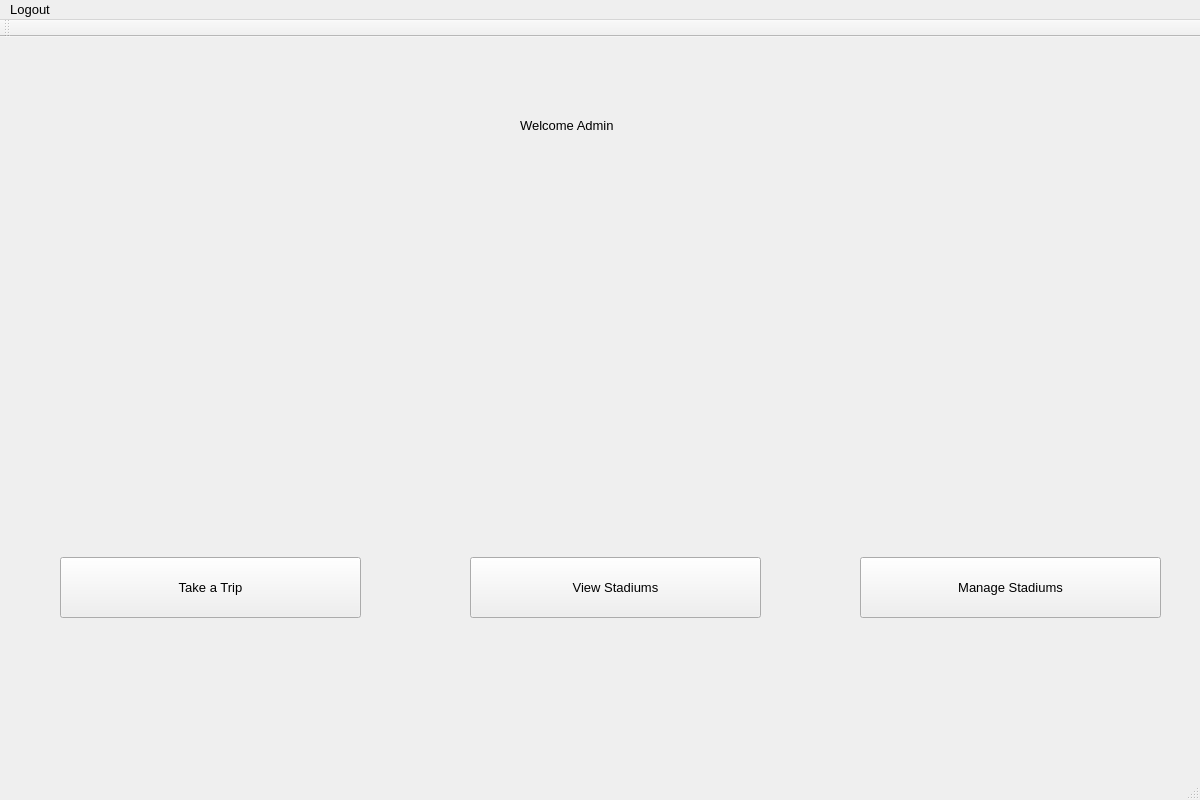
<?xml version="1.0" encoding="UTF-8"?>
<ui version="4.0">
 <class>MainWindow</class>
 <widget class="QMainWindow" name="MainWindow">
  <property name="geometry">
   <rect>
    <x>0</x>
    <y>0</y>
    <width>1200</width>
    <height>800</height>
   </rect>
  </property>
  <property name="sizePolicy">
   <sizepolicy hsizetype="Fixed" vsizetype="Fixed">
    <horstretch>0</horstretch>
    <verstretch>0</verstretch>
   </sizepolicy>
  </property>
  <property name="minimumSize">
   <size>
    <width>1200</width>
    <height>800</height>
   </size>
  </property>
  <property name="maximumSize">
   <size>
    <width>1200</width>
    <height>800</height>
   </size>
  </property>
  <property name="baseSize">
   <size>
    <width>1000</width>
    <height>700</height>
   </size>
  </property>
  <property name="font">
   <font>
    <pointsize>10</pointsize>
   </font>
  </property>
  <property name="windowTitle">
   <string>MainWindow</string>
  </property>
  <widget class="QWidget" name="centralWidget">
   <widget class="QStackedWidget" name="primaryPageStackedWidget">
    <property name="geometry">
     <rect>
      <x>10</x>
      <y>10</y>
      <width>1201</width>
      <height>761</height>
     </rect>
    </property>
    <property name="sizePolicy">
     <sizepolicy hsizetype="Fixed" vsizetype="Preferred">
      <horstretch>0</horstretch>
      <verstretch>0</verstretch>
     </sizepolicy>
    </property>
    <property name="currentIndex">
     <number>1</number>
    </property>
    <widget class="QWidget" name="loginPage">
     <widget class="QPushButton" name="loginPushButton">
      <property name="geometry">
       <rect>
        <x>490</x>
        <y>390</y>
        <width>191</width>
        <height>41</height>
       </rect>
      </property>
      <property name="text">
       <string>Login</string>
      </property>
     </widget>
     <widget class="QLabel" name="label">
      <property name="geometry">
       <rect>
        <x>530</x>
        <y>110</y>
        <width>141</width>
        <height>16</height>
       </rect>
      </property>
      <property name="text">
       <string>Ballgame Boogaloo</string>
      </property>
     </widget>
     <widget class="QLabel" name="label_2">
      <property name="geometry">
       <rect>
        <x>560</x>
        <y>200</y>
        <width>61</width>
        <height>16</height>
       </rect>
      </property>
      <property name="text">
       <string>Welcome</string>
      </property>
     </widget>
     <widget class="QWidget" name="layoutWidget">
      <property name="geometry">
       <rect>
        <x>490</x>
        <y>310</y>
        <width>191</width>
        <height>26</height>
       </rect>
      </property>
      <layout class="QHBoxLayout" name="horizontalLayout_2">
       <item>
        <widget class="QLabel" name="usernameLabel">
         <property name="text">
          <string>Username</string>
         </property>
        </widget>
       </item>
       <item>
        <widget class="QLineEdit" name="usernameLineEdit"/>
       </item>
      </layout>
     </widget>
     <widget class="QWidget" name="layoutWidget">
      <property name="geometry">
       <rect>
        <x>490</x>
        <y>350</y>
        <width>191</width>
        <height>26</height>
       </rect>
      </property>
      <layout class="QHBoxLayout" name="horizontalLayout">
       <item>
        <widget class="QLabel" name="passwordLabel">
         <property name="text">
          <string>Password </string>
         </property>
        </widget>
       </item>
       <item>
        <widget class="QLineEdit" name="passwordLineEdit">
         <property name="echoMode">
          <enum>QLineEdit::Password</enum>
         </property>
        </widget>
       </item>
      </layout>
     </widget>
     <widget class="QCheckBox" name="checkBox_showPW">
      <property name="geometry">
       <rect>
        <x>710</x>
        <y>356</y>
        <width>91</width>
        <height>21</height>
       </rect>
      </property>
      <property name="text">
       <string>Show</string>
      </property>
     </widget>
    </widget>
    <widget class="QWidget" name="adminPage">
     <widget class="QStackedWidget" name="adminStackedWidget">
      <property name="geometry">
       <rect>
        <x>-10</x>
        <y>0</y>
        <width>1201</width>
        <height>771</height>
       </rect>
      </property>
      <widget class="QWidget" name="welcomePage_admin">
       <widget class="QLabel" name="welcomeLabel_admin">
        <property name="geometry">
         <rect>
          <x>520</x>
          <y>70</y>
          <width>101</width>
          <height>16</height>
         </rect>
        </property>
        <property name="text">
         <string>Welcome Admin</string>
        </property>
       </widget>
       <widget class="QPushButton" name="informationButton_admin">
        <property name="geometry">
         <rect>
          <x>470</x>
          <y>510</y>
          <width>291</width>
          <height>61</height>
         </rect>
        </property>
        <property name="text">
         <string>View Stadiums</string>
        </property>
       </widget>
       <widget class="QPushButton" name="takeTripButton_admin">
        <property name="geometry">
         <rect>
          <x>60</x>
          <y>510</y>
          <width>301</width>
          <height>61</height>
         </rect>
        </property>
        <property name="sizePolicy">
         <sizepolicy hsizetype="Fixed" vsizetype="Fixed">
          <horstretch>0</horstretch>
          <verstretch>0</verstretch>
         </sizepolicy>
        </property>
        <property name="text">
         <string>Take a Trip</string>
        </property>
       </widget>
       <widget class="QPushButton" name="manageStadiumsButton">
        <property name="geometry">
         <rect>
          <x>860</x>
          <y>510</y>
          <width>301</width>
          <height>61</height>
         </rect>
        </property>
        <property name="sizePolicy">
         <sizepolicy hsizetype="Fixed" vsizetype="Fixed">
          <horstretch>0</horstretch>
          <verstretch>0</verstretch>
         </sizepolicy>
        </property>
        <property name="text">
         <string>Manage Stadiums</string>
        </property>
       </widget>
      </widget>
      <widget class="QWidget" name="manageStadiumsPage">
       <widget class="QListWidget" name="stadiumListWidget">
        <property name="geometry">
         <rect>
          <x>40</x>
          <y>120</y>
          <width>451</width>
          <height>591</height>
         </rect>
        </property>
       </widget>
       <widget class="QListWidget" name="souvenirListWidget">
        <property name="geometry">
         <rect>
          <x>920</x>
          <y>120</y>
          <width>191</width>
          <height>271</height>
         </rect>
        </property>
       </widget>
       <widget class="QLabel" name="label_3">
        <property name="geometry">
         <rect>
          <x>230</x>
          <y>90</y>
          <width>51</width>
          <height>16</height>
         </rect>
        </property>
        <property name="text">
         <string>Stadium</string>
        </property>
       </widget>
       <widget class="QLabel" name="label_10">
        <property name="geometry">
         <rect>
          <x>1000</x>
          <y>90</y>
          <width>61</width>
          <height>16</height>
         </rect>
        </property>
        <property name="text">
         <string>Souvenirs</string>
        </property>
       </widget>
       <widget class="QPushButton" name="manageStadiumsBackButton">
        <property name="geometry">
         <rect>
          <x>40</x>
          <y>20</y>
          <width>121</width>
          <height>41</height>
         </rect>
        </property>
        <property name="text">
         <string>Back</string>
        </property>
       </widget>
       <widget class="QGroupBox" name="groupBox">
        <property name="geometry">
         <rect>
          <x>540</x>
          <y>420</y>
          <width>621</width>
          <height>291</height>
         </rect>
        </property>
        <property name="title">
         <string>Stadium Attributes</string>
        </property>
        <widget class="QLabel" name="capacityLabel">
         <property name="geometry">
          <rect>
           <x>50</x>
           <y>40</y>
           <width>51</width>
           <height>16</height>
          </rect>
         </property>
         <property name="text">
          <string>Capacity</string>
         </property>
        </widget>
        <widget class="QLabel" name="typologyLabel">
         <property name="geometry">
          <rect>
           <x>50</x>
           <y>130</y>
           <width>61</width>
           <height>16</height>
          </rect>
         </property>
         <property name="text">
          <string>Typology</string>
         </property>
        </widget>
        <widget class="QLineEdit" name="distToCenterLineEdit">
         <property name="geometry">
          <rect>
           <x>360</x>
           <y>170</y>
           <width>113</width>
           <height>20</height>
          </rect>
         </property>
        </widget>
        <widget class="QLabel" name="roofTypeLabel">
         <property name="geometry">
          <rect>
           <x>390</x>
           <y>40</y>
           <width>61</width>
           <height>16</height>
          </rect>
         </property>
         <property name="text">
          <string>Roof Type</string>
         </property>
        </widget>
        <widget class="QLabel" name="surfaceLabel">
         <property name="geometry">
          <rect>
           <x>220</x>
           <y>40</y>
           <width>47</width>
           <height>13</height>
          </rect>
         </property>
         <property name="text">
          <string>Surface</string>
         </property>
        </widget>
        <widget class="QLineEdit" name="capacityLineEdit">
         <property name="geometry">
          <rect>
           <x>20</x>
           <y>80</y>
           <width>113</width>
           <height>20</height>
          </rect>
         </property>
        </widget>
        <widget class="QLineEdit" name="roofTypeLineEdit">
         <property name="geometry">
          <rect>
           <x>360</x>
           <y>80</y>
           <width>113</width>
           <height>20</height>
          </rect>
         </property>
        </widget>
        <widget class="QLineEdit" name="surfaceLineEdit">
         <property name="geometry">
          <rect>
           <x>190</x>
           <y>80</y>
           <width>113</width>
           <height>20</height>
          </rect>
         </property>
        </widget>
        <widget class="QLineEdit" name="dateOpenedLineEdit">
         <property name="geometry">
          <rect>
           <x>190</x>
           <y>170</y>
           <width>113</width>
           <height>20</height>
          </rect>
         </property>
        </widget>
        <widget class="QLabel" name="dateLabel">
         <property name="geometry">
          <rect>
           <x>210</x>
           <y>130</y>
           <width>81</width>
           <height>16</height>
          </rect>
         </property>
         <property name="text">
          <string>Date Opened</string>
         </property>
        </widget>
        <widget class="QLineEdit" name="typologyLineEdit">
         <property name="geometry">
          <rect>
           <x>20</x>
           <y>170</y>
           <width>113</width>
           <height>20</height>
          </rect>
         </property>
        </widget>
        <widget class="QLabel" name="distToCenterLabel">
         <property name="geometry">
          <rect>
           <x>360</x>
           <y>130</y>
           <width>131</width>
           <height>16</height>
          </rect>
         </property>
         <property name="text">
          <string>Dist. to Center Field</string>
         </property>
        </widget>
        <widget class="QLineEdit" name="newLocationLineEdit">
         <property name="geometry">
          <rect>
           <x>20</x>
           <y>260</y>
           <width>113</width>
           <height>20</height>
          </rect>
         </property>
        </widget>
        <widget class="QLabel" name="newLocationLabel">
         <property name="geometry">
          <rect>
           <x>40</x>
           <y>230</y>
           <width>81</width>
           <height>16</height>
          </rect>
         </property>
         <property name="text">
          <string>New Location</string>
         </property>
        </widget>
       </widget>
       <widget class="QListWidget" name="souvenirPriceListWidget">
        <property name="geometry">
         <rect>
          <x>1110</x>
          <y>120</y>
          <width>51</width>
          <height>271</height>
         </rect>
        </property>
       </widget>
      </widget>
     </widget>
    </widget>
    <widget class="QWidget" name="userPage">
     <widget class="QStackedWidget" name="userStackedWidget">
      <property name="geometry">
       <rect>
        <x>0</x>
        <y>0</y>
        <width>1201</width>
        <height>771</height>
       </rect>
      </property>
      <widget class="QWidget" name="welcomePage_user">
       <widget class="QPushButton" name="takeTripButton_user">
        <property name="geometry">
         <rect>
          <x>60</x>
          <y>540</y>
          <width>301</width>
          <height>61</height>
         </rect>
        </property>
        <property name="sizePolicy">
         <sizepolicy hsizetype="Fixed" vsizetype="Fixed">
          <horstretch>0</horstretch>
          <verstretch>0</verstretch>
         </sizepolicy>
        </property>
        <property name="text">
         <string>Take Trip</string>
        </property>
       </widget>
       <widget class="QPushButton" name="informationButton_user">
        <property name="geometry">
         <rect>
          <x>440</x>
          <y>540</y>
          <width>291</width>
          <height>61</height>
         </rect>
        </property>
        <property name="text">
         <string>Information</string>
        </property>
       </widget>
       <widget class="QLabel" name="label_11">
        <property name="geometry">
         <rect>
          <x>550</x>
          <y>100</y>
          <width>231</width>
          <height>16</height>
         </rect>
        </property>
        <property name="text">
         <string>Welcome Regular User</string>
        </property>
       </widget>
       <widget class="QPushButton" name="viewStadiumsButton">
        <property name="geometry">
         <rect>
          <x>810</x>
          <y>540</y>
          <width>291</width>
          <height>61</height>
         </rect>
        </property>
        <property name="text">
         <string>View Stadiums</string>
        </property>
       </widget>
      </widget>
      <widget class="QWidget" name="takeTripPage"/>
      <widget class="QWidget" name="informationPage">
       <widget class="QPushButton" name="informationBackButton">
        <property name="geometry">
         <rect>
          <x>30</x>
          <y>20</y>
          <width>121</width>
          <height>41</height>
         </rect>
        </property>
        <property name="text">
         <string>Back</string>
        </property>
       </widget>
       <widget class="QTabWidget" name="tabWidget">
        <property name="geometry">
         <rect>
          <x>40</x>
          <y>100</y>
          <width>1101</width>
          <height>421</height>
         </rect>
        </property>
        <property name="tabPosition">
         <enum>QTabWidget::North</enum>
        </property>
        <property name="currentIndex">
         <number>7</number>
        </property>
        <widget class="QWidget" name="MajorLeagueTeam">
         <attribute name="title">
          <string>American-Name</string>
         </attribute>
         <widget class="QLabel" name="label_5">
          <property name="geometry">
           <rect>
            <x>890</x>
            <y>30</y>
            <width>111</width>
            <height>16</height>
           </rect>
          </property>
          <property name="text">
           <string>Size:</string>
          </property>
         </widget>
         <widget class="QLabel" name="label_19">
          <property name="geometry">
           <rect>
            <x>920</x>
            <y>30</y>
            <width>111</width>
            <height>16</height>
           </rect>
          </property>
          <property name="text">
           <string/>
          </property>
         </widget>
         <widget class="QTableWidget" name="teamTableWidget_1">
          <property name="geometry">
           <rect>
            <x>10</x>
            <y>30</y>
            <width>881</width>
            <height>311</height>
           </rect>
          </property>
          <property name="minimumSize">
           <size>
            <width>741</width>
            <height>0</height>
           </size>
          </property>
          <property name="maximumSize">
           <size>
            <width>16777215</width>
            <height>311</height>
           </size>
          </property>
          <attribute name="horizontalHeaderDefaultSectionSize">
           <number>440</number>
          </attribute>
          <attribute name="horizontalHeaderMinimumSectionSize">
           <number>100</number>
          </attribute>
         </widget>
        </widget>
        <widget class="QWidget" name="MajorLeagueStadium">
         <attribute name="title">
          <string>American-Stadium</string>
         </attribute>
         <widget class="QLabel" name="label_6">
          <property name="geometry">
           <rect>
            <x>890</x>
            <y>30</y>
            <width>111</width>
            <height>16</height>
           </rect>
          </property>
          <property name="text">
           <string>Size:</string>
          </property>
         </widget>
         <widget class="QLabel" name="label_20">
          <property name="geometry">
           <rect>
            <x>920</x>
            <y>30</y>
            <width>111</width>
            <height>16</height>
           </rect>
          </property>
          <property name="text">
           <string/>
          </property>
         </widget>
         <widget class="QTableWidget" name="teamTableWidget_2">
          <property name="geometry">
           <rect>
            <x>10</x>
            <y>30</y>
            <width>881</width>
            <height>311</height>
           </rect>
          </property>
          <property name="minimumSize">
           <size>
            <width>741</width>
            <height>0</height>
           </size>
          </property>
          <property name="maximumSize">
           <size>
            <width>16777215</width>
            <height>311</height>
           </size>
          </property>
          <attribute name="horizontalHeaderDefaultSectionSize">
           <number>440</number>
          </attribute>
          <attribute name="horizontalHeaderMinimumSectionSize">
           <number>100</number>
          </attribute>
         </widget>
        </widget>
        <widget class="QWidget" name="AmericanLeagueTeam">
         <attribute name="title">
          <string>National-Name</string>
         </attribute>
         <widget class="QLabel" name="label_7">
          <property name="geometry">
           <rect>
            <x>900</x>
            <y>30</y>
            <width>111</width>
            <height>16</height>
           </rect>
          </property>
          <property name="text">
           <string>Size:</string>
          </property>
         </widget>
         <widget class="QLabel" name="label_21">
          <property name="geometry">
           <rect>
            <x>930</x>
            <y>30</y>
            <width>111</width>
            <height>16</height>
           </rect>
          </property>
          <property name="text">
           <string/>
          </property>
         </widget>
         <widget class="QTableWidget" name="teamTableWidget_3">
          <property name="geometry">
           <rect>
            <x>10</x>
            <y>30</y>
            <width>881</width>
            <height>311</height>
           </rect>
          </property>
          <property name="minimumSize">
           <size>
            <width>741</width>
            <height>0</height>
           </size>
          </property>
          <property name="maximumSize">
           <size>
            <width>16777215</width>
            <height>311</height>
           </size>
          </property>
          <attribute name="horizontalHeaderDefaultSectionSize">
           <number>440</number>
          </attribute>
          <attribute name="horizontalHeaderMinimumSectionSize">
           <number>100</number>
          </attribute>
         </widget>
        </widget>
        <widget class="QWidget" name="NationalLeagueStadium">
         <attribute name="title">
          <string>National-Stadium</string>
         </attribute>
         <widget class="QLabel" name="label_4">
          <property name="geometry">
           <rect>
            <x>890</x>
            <y>30</y>
            <width>111</width>
            <height>16</height>
           </rect>
          </property>
          <property name="text">
           <string>Size:</string>
          </property>
         </widget>
         <widget class="QLabel" name="label_22">
          <property name="geometry">
           <rect>
            <x>920</x>
            <y>30</y>
            <width>111</width>
            <height>16</height>
           </rect>
          </property>
          <property name="text">
           <string/>
          </property>
         </widget>
         <widget class="QTableWidget" name="teamTableWidget_4">
          <property name="geometry">
           <rect>
            <x>10</x>
            <y>30</y>
            <width>881</width>
            <height>311</height>
           </rect>
          </property>
          <property name="minimumSize">
           <size>
            <width>741</width>
            <height>0</height>
           </size>
          </property>
          <property name="maximumSize">
           <size>
            <width>16777215</width>
            <height>311</height>
           </size>
          </property>
          <attribute name="horizontalHeaderDefaultSectionSize">
           <number>440</number>
          </attribute>
          <attribute name="horizontalHeaderMinimumSectionSize">
           <number>100</number>
          </attribute>
         </widget>
        </widget>
        <widget class="QWidget" name="typology">
         <attribute name="title">
          <string>Park Typology</string>
         </attribute>
         <widget class="QLabel" name="label_8">
          <property name="geometry">
           <rect>
            <x>890</x>
            <y>30</y>
            <width>111</width>
            <height>16</height>
           </rect>
          </property>
          <property name="text">
           <string>Size:</string>
          </property>
         </widget>
         <widget class="QLabel" name="label_23">
          <property name="geometry">
           <rect>
            <x>930</x>
            <y>30</y>
            <width>111</width>
            <height>16</height>
           </rect>
          </property>
          <property name="text">
           <string/>
          </property>
         </widget>
         <widget class="QTableWidget" name="teamTableWidget_5">
          <property name="geometry">
           <rect>
            <x>10</x>
            <y>30</y>
            <width>881</width>
            <height>311</height>
           </rect>
          </property>
          <property name="minimumSize">
           <size>
            <width>741</width>
            <height>0</height>
           </size>
          </property>
          <property name="maximumSize">
           <size>
            <width>16777215</width>
            <height>311</height>
           </size>
          </property>
          <attribute name="horizontalHeaderDefaultSectionSize">
           <number>293</number>
          </attribute>
          <attribute name="horizontalHeaderMinimumSectionSize">
           <number>100</number>
          </attribute>
         </widget>
        </widget>
        <widget class="QWidget" name="openRoofType">
         <attribute name="title">
          <string>Roof Type</string>
         </attribute>
         <widget class="QLabel" name="label_9">
          <property name="geometry">
           <rect>
            <x>900</x>
            <y>30</y>
            <width>111</width>
            <height>16</height>
           </rect>
          </property>
          <property name="text">
           <string>Size:</string>
          </property>
         </widget>
         <widget class="QLabel" name="label_24">
          <property name="geometry">
           <rect>
            <x>950</x>
            <y>30</y>
            <width>111</width>
            <height>16</height>
           </rect>
          </property>
          <property name="text">
           <string/>
          </property>
         </widget>
         <widget class="QTableWidget" name="teamTableWidget_6">
          <property name="geometry">
           <rect>
            <x>10</x>
            <y>30</y>
            <width>881</width>
            <height>311</height>
           </rect>
          </property>
          <property name="minimumSize">
           <size>
            <width>741</width>
            <height>0</height>
           </size>
          </property>
          <property name="maximumSize">
           <size>
            <width>16777215</width>
            <height>311</height>
           </size>
          </property>
          <attribute name="horizontalHeaderDefaultSectionSize">
           <number>293</number>
          </attribute>
          <attribute name="horizontalHeaderMinimumSectionSize">
           <number>100</number>
          </attribute>
         </widget>
        </widget>
        <widget class="QWidget" name="dateOpened">
         <attribute name="title">
          <string>Date</string>
         </attribute>
         <widget class="QLabel" name="label_15">
          <property name="geometry">
           <rect>
            <x>900</x>
            <y>30</y>
            <width>111</width>
            <height>16</height>
           </rect>
          </property>
          <property name="text">
           <string>Size:</string>
          </property>
         </widget>
         <widget class="QLabel" name="label_25">
          <property name="geometry">
           <rect>
            <x>940</x>
            <y>30</y>
            <width>111</width>
            <height>16</height>
           </rect>
          </property>
          <property name="text">
           <string/>
          </property>
         </widget>
         <widget class="QTableWidget" name="teamTableWidget_7">
          <property name="geometry">
           <rect>
            <x>10</x>
            <y>30</y>
            <width>881</width>
            <height>311</height>
           </rect>
          </property>
          <property name="minimumSize">
           <size>
            <width>741</width>
            <height>0</height>
           </size>
          </property>
          <property name="maximumSize">
           <size>
            <width>16777215</width>
            <height>311</height>
           </size>
          </property>
          <attribute name="horizontalHeaderDefaultSectionSize">
           <number>293</number>
          </attribute>
          <attribute name="horizontalHeaderMinimumSectionSize">
           <number>100</number>
          </attribute>
         </widget>
        </widget>
        <widget class="QWidget" name="seatingCapacity">
         <attribute name="title">
          <string>Seating Capacity</string>
         </attribute>
         <widget class="QLabel" name="label_16">
          <property name="geometry">
           <rect>
            <x>900</x>
            <y>70</y>
            <width>111</width>
            <height>16</height>
           </rect>
          </property>
          <property name="text">
           <string>Size:</string>
          </property>
         </widget>
         <widget class="QLabel" name="label_26">
          <property name="geometry">
           <rect>
            <x>960</x>
            <y>70</y>
            <width>111</width>
            <height>16</height>
           </rect>
          </property>
          <property name="text">
           <string/>
          </property>
         </widget>
         <widget class="QTableWidget" name="teamTableWidget_8">
          <property name="geometry">
           <rect>
            <x>10</x>
            <y>30</y>
            <width>881</width>
            <height>311</height>
           </rect>
          </property>
          <property name="minimumSize">
           <size>
            <width>741</width>
            <height>0</height>
           </size>
          </property>
          <property name="maximumSize">
           <size>
            <width>16777215</width>
            <height>311</height>
           </size>
          </property>
          <attribute name="horizontalHeaderDefaultSectionSize">
           <number>293</number>
          </attribute>
          <attribute name="horizontalHeaderMinimumSectionSize">
           <number>100</number>
          </attribute>
         </widget>
        </widget>
        <widget class="QWidget" name="greatestDistanceCenter">
         <attribute name="title">
          <string>Tab 2</string>
         </attribute>
         <widget class="QTableWidget" name="teamTableWidget_9">
          <property name="geometry">
           <rect>
            <x>10</x>
            <y>30</y>
            <width>881</width>
            <height>311</height>
           </rect>
          </property>
          <property name="minimumSize">
           <size>
            <width>741</width>
            <height>0</height>
           </size>
          </property>
          <property name="maximumSize">
           <size>
            <width>16777215</width>
            <height>311</height>
           </size>
          </property>
          <attribute name="horizontalHeaderDefaultSectionSize">
           <number>293</number>
          </attribute>
          <attribute name="horizontalHeaderMinimumSectionSize">
           <number>100</number>
          </attribute>
         </widget>
         <widget class="QLabel" name="label_17">
          <property name="geometry">
           <rect>
            <x>900</x>
            <y>30</y>
            <width>111</width>
            <height>16</height>
           </rect>
          </property>
          <property name="text">
           <string>Size:</string>
          </property>
         </widget>
         <widget class="QLabel" name="label_27">
          <property name="geometry">
           <rect>
            <x>970</x>
            <y>30</y>
            <width>111</width>
            <height>16</height>
           </rect>
          </property>
          <property name="text">
           <string/>
          </property>
         </widget>
        </widget>
        <widget class="QWidget" name="smallestDistanceCenter">
         <attribute name="title">
          <string>Page</string>
         </attribute>
         <widget class="QLabel" name="label_18">
          <property name="geometry">
           <rect>
            <x>890</x>
            <y>30</y>
            <width>111</width>
            <height>16</height>
           </rect>
          </property>
          <property name="text">
           <string>Size:</string>
          </property>
         </widget>
         <widget class="QLabel" name="label_28">
          <property name="geometry">
           <rect>
            <x>920</x>
            <y>30</y>
            <width>111</width>
            <height>16</height>
           </rect>
          </property>
          <property name="text">
           <string/>
          </property>
         </widget>
         <widget class="QTableWidget" name="teamTableWidget_10">
          <property name="geometry">
           <rect>
            <x>10</x>
            <y>30</y>
            <width>881</width>
            <height>311</height>
           </rect>
          </property>
          <property name="minimumSize">
           <size>
            <width>741</width>
            <height>0</height>
           </size>
          </property>
          <property name="maximumSize">
           <size>
            <width>16777215</width>
            <height>311</height>
           </size>
          </property>
          <attribute name="horizontalHeaderDefaultSectionSize">
           <number>293</number>
          </attribute>
          <attribute name="horizontalHeaderMinimumSectionSize">
           <number>100</number>
          </attribute>
         </widget>
        </widget>
       </widget>
       <widget class="QLabel" name="label_12">
        <property name="geometry">
         <rect>
          <x>490</x>
          <y>80</y>
          <width>181</width>
          <height>16</height>
         </rect>
        </property>
        <property name="text">
         <string>View Information by Category</string>
        </property>
       </widget>
      </widget>
      <widget class="QWidget" name="viewStadiumsPage">
       <widget class="QListWidget" name="souvenirListWidget_2">
        <property name="geometry">
         <rect>
          <x>900</x>
          <y>120</y>
          <width>191</width>
          <height>271</height>
         </rect>
        </property>
       </widget>
       <widget class="QListWidget" name="stadiumListWidget_2">
        <property name="geometry">
         <rect>
          <x>20</x>
          <y>120</y>
          <width>451</width>
          <height>591</height>
         </rect>
        </property>
       </widget>
       <widget class="QGroupBox" name="groupBox_2">
        <property name="geometry">
         <rect>
          <x>520</x>
          <y>420</y>
          <width>621</width>
          <height>221</height>
         </rect>
        </property>
        <property name="title">
         <string>Stadium Attributes</string>
        </property>
        <widget class="QLabel" name="capacityLabel_2">
         <property name="geometry">
          <rect>
           <x>50</x>
           <y>40</y>
           <width>51</width>
           <height>16</height>
          </rect>
         </property>
         <property name="text">
          <string>Capacity</string>
         </property>
        </widget>
        <widget class="QLabel" name="typologyLabel_2">
         <property name="geometry">
          <rect>
           <x>50</x>
           <y>130</y>
           <width>61</width>
           <height>16</height>
          </rect>
         </property>
         <property name="text">
          <string>Typology</string>
         </property>
        </widget>
        <widget class="QLineEdit" name="distToCenterLineEdit_2">
         <property name="geometry">
          <rect>
           <x>360</x>
           <y>170</y>
           <width>113</width>
           <height>20</height>
          </rect>
         </property>
        </widget>
        <widget class="QLabel" name="roofTypeLabel_2">
         <property name="geometry">
          <rect>
           <x>390</x>
           <y>40</y>
           <width>61</width>
           <height>16</height>
          </rect>
         </property>
         <property name="text">
          <string>Roof Type</string>
         </property>
        </widget>
        <widget class="QLabel" name="surfaceLabel_2">
         <property name="geometry">
          <rect>
           <x>220</x>
           <y>40</y>
           <width>47</width>
           <height>13</height>
          </rect>
         </property>
         <property name="text">
          <string>Surface</string>
         </property>
        </widget>
        <widget class="QLineEdit" name="capacityLineEdit_2">
         <property name="geometry">
          <rect>
           <x>20</x>
           <y>80</y>
           <width>113</width>
           <height>20</height>
          </rect>
         </property>
        </widget>
        <widget class="QLineEdit" name="roofTypeLineEdit_2">
         <property name="geometry">
          <rect>
           <x>360</x>
           <y>80</y>
           <width>113</width>
           <height>20</height>
          </rect>
         </property>
        </widget>
        <widget class="QLineEdit" name="surfaceLineEdit_2">
         <property name="geometry">
          <rect>
           <x>190</x>
           <y>80</y>
           <width>113</width>
           <height>20</height>
          </rect>
         </property>
        </widget>
        <widget class="QLineEdit" name="dateOpenedLineEdit_2">
         <property name="geometry">
          <rect>
           <x>190</x>
           <y>170</y>
           <width>113</width>
           <height>20</height>
          </rect>
         </property>
        </widget>
        <widget class="QLabel" name="dateLabel_2">
         <property name="geometry">
          <rect>
           <x>210</x>
           <y>130</y>
           <width>81</width>
           <height>16</height>
          </rect>
         </property>
         <property name="text">
          <string>Date Opened</string>
         </property>
        </widget>
        <widget class="QLineEdit" name="typologyLineEdit_2">
         <property name="geometry">
          <rect>
           <x>20</x>
           <y>170</y>
           <width>113</width>
           <height>20</height>
          </rect>
         </property>
        </widget>
        <widget class="QLabel" name="distToCenterLabel_2">
         <property name="geometry">
          <rect>
           <x>360</x>
           <y>130</y>
           <width>131</width>
           <height>16</height>
          </rect>
         </property>
         <property name="text">
          <string>Dist. to Center Field</string>
         </property>
        </widget>
       </widget>
       <widget class="QLabel" name="label_13">
        <property name="geometry">
         <rect>
          <x>980</x>
          <y>90</y>
          <width>61</width>
          <height>16</height>
         </rect>
        </property>
        <property name="text">
         <string>Souvenirs</string>
        </property>
       </widget>
       <widget class="QPushButton" name="viewStadiumsBackButton">
        <property name="geometry">
         <rect>
          <x>20</x>
          <y>20</y>
          <width>121</width>
          <height>41</height>
         </rect>
        </property>
        <property name="text">
         <string>Back</string>
        </property>
       </widget>
       <widget class="QListWidget" name="souvenirPriceListWidget_2">
        <property name="geometry">
         <rect>
          <x>1090</x>
          <y>120</y>
          <width>51</width>
          <height>271</height>
         </rect>
        </property>
       </widget>
       <widget class="QLabel" name="label_14">
        <property name="geometry">
         <rect>
          <x>210</x>
          <y>90</y>
          <width>51</width>
          <height>16</height>
         </rect>
        </property>
        <property name="text">
         <string>Stadium</string>
        </property>
       </widget>
      </widget>
     </widget>
    </widget>
   </widget>
  </widget>
  <widget class="QMenuBar" name="menuBar">
   <property name="geometry">
    <rect>
     <x>0</x>
     <y>0</y>
     <width>1200</width>
     <height>21</height>
    </rect>
   </property>
   <widget class="QMenu" name="menuFile">
    <property name="title">
     <string>Logout</string>
    </property>
    <addaction name="actionLogout"/>
   </widget>
   <addaction name="menuFile"/>
  </widget>
  <widget class="QToolBar" name="mainToolBar">
   <attribute name="toolBarArea">
    <enum>TopToolBarArea</enum>
   </attribute>
   <attribute name="toolBarBreak">
    <bool>false</bool>
   </attribute>
  </widget>
  <widget class="QStatusBar" name="statusBar"/>
  <action name="actionLogout">
   <property name="text">
    <string>Logout</string>
   </property>
  </action>
 </widget>
 <layoutdefault spacing="6" margin="11"/>
 <resources/>
 <connections/>
</ui>
